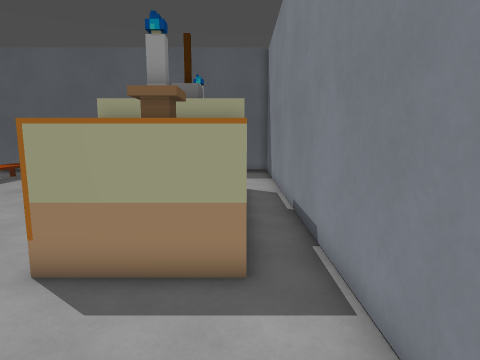
view 1 (above)

15 first-person views from a walk through a level from a Godot 3-D game. The camera is 1.3 m above the floor, tilts 8° down and sees 75° across. The floor is counted in squares, 0.5 m on a side. Each view is taken from the middle of a square. On the plan, view 1 faces up. The plan holds only what a view shows up to about 20 squares ahead; the rest is blank. Some surface patterns are stand-ins.

view 2
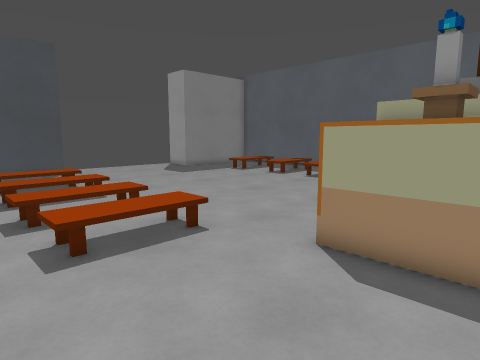

view 3
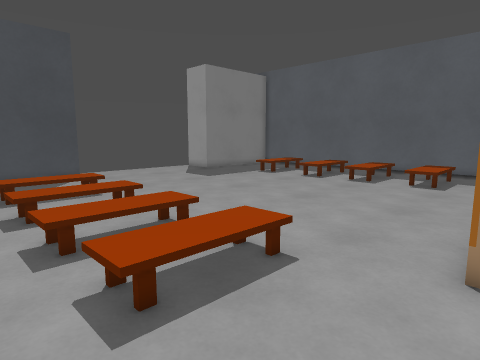

view 4
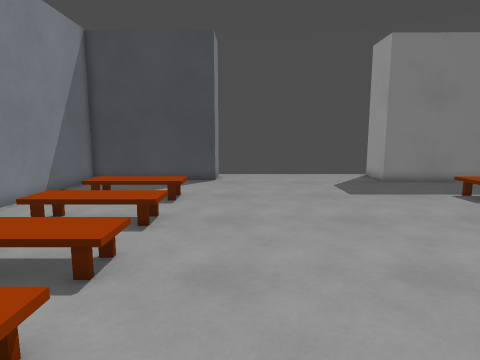

view 5
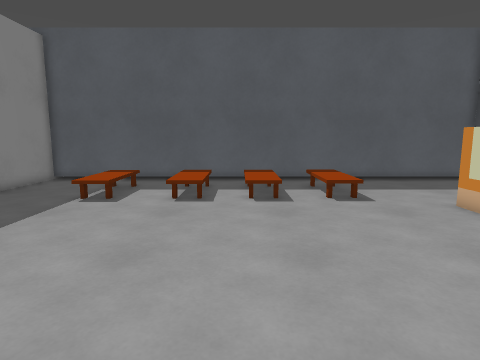

view 6
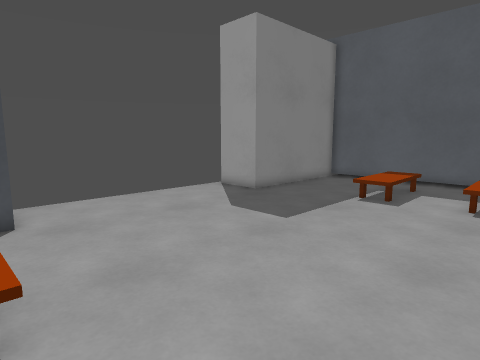

view 7
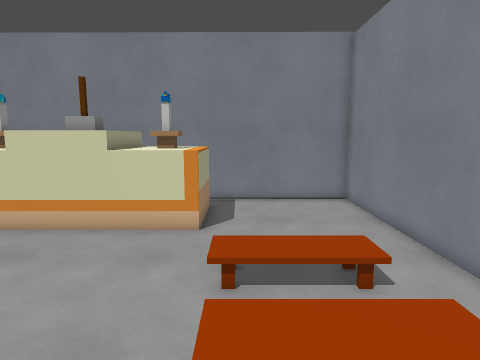

view 8
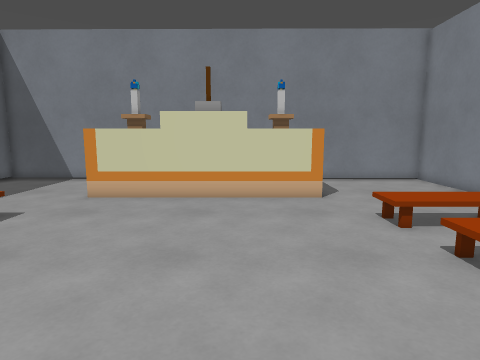

view 9
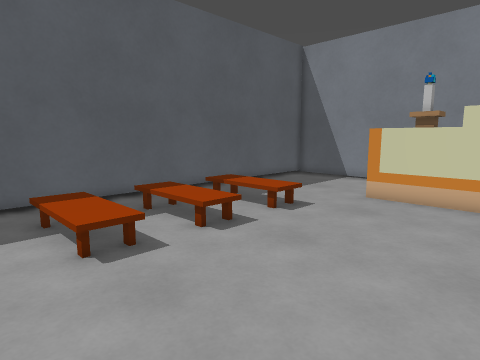

view 10
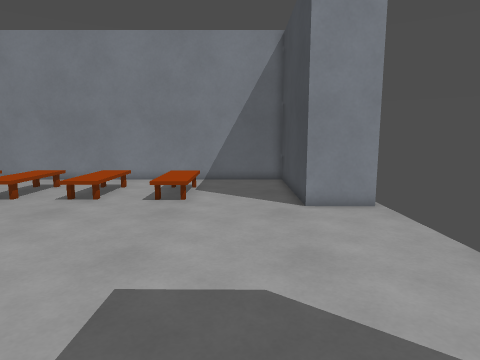

view 11
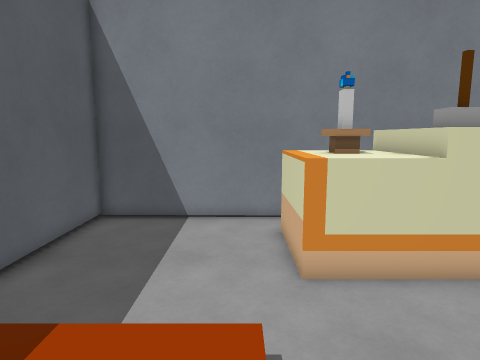

view 12
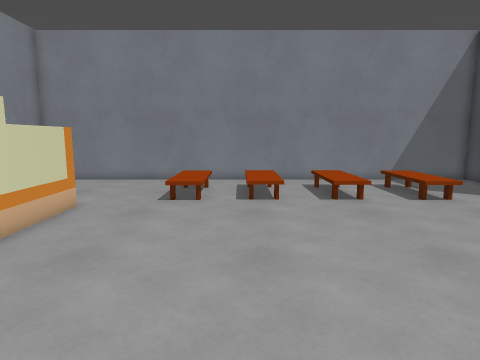

view 13
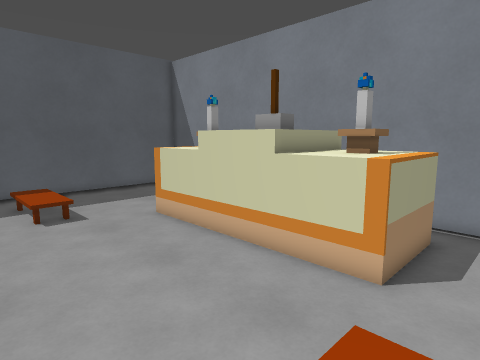

view 14
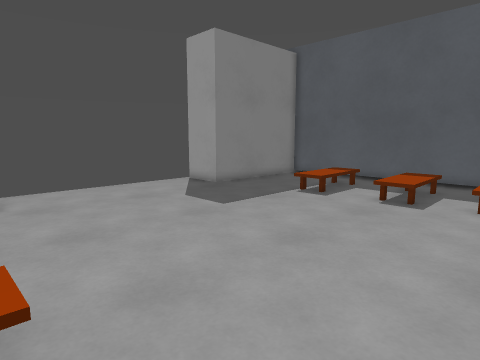

view 15
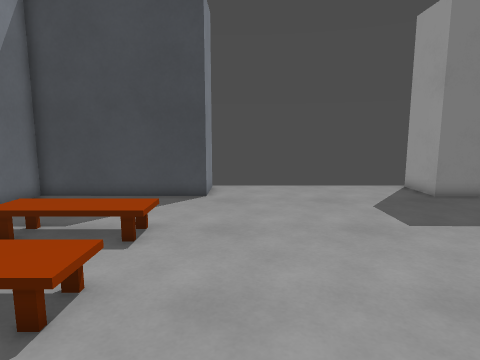

### Floor plan
Key: @ floor where view 1 was taken; # wall or solid block; . main floor; : floor 0.5 m higher than the main floor; / step, stairs or slope; ^ raised ledge; O other object.
Columns run from 26 left of view 1 to 2 right of it. Each row starts with its distance up from view 1.
 23    ##########################
 22    #.  .....................#
 21    #........................#
 20    #....O..OO./:..OO........#
 19    #....O..OO./:..OO........#
 18    #....O..OO./:..OO........#
 17   ##....O..OO./:..OO........#
 16  ###........................#
 15 #  ...................^^^^^.#
 14 ......................^^#^^.#
 13 ......................^^^^^.#
 12 ......................#^^^#.#
 11 ......................#    .#
 10 ......................#    .#
  9 ......................#^^^#.#
  8 ......................^^^^^.#
  7 ......................^^#^^.#
  6 ###...................^^^^^.#
  5  ###........................#
  4   ##....O..::./:..O.........#
  3    #....O..::./:..O.........#
  2    #....O..::./:..O.........#
  1    #....O..::./:..O.........#
  0    #......................@.#
 -1    #..........  ............#
 -2    ##########################

Where each view was taken, in squares from view 1:
view 1: 0 up, 0 right, facing up
view 2: 1 down, 0 right, facing up-left
view 3: 1 down, 3 left, facing up-left
view 4: 7 up, 5 left, facing left
view 5: 4 up, 12 left, facing up
view 6: 4 up, 13 left, facing up-left
view 7: 4 up, 15 left, facing right
view 8: 9 up, 17 left, facing right
view 9: 10 up, 17 left, facing up-right
view 10: 17 up, 21 left, facing down
view 11: 17 up, 11 left, facing right
view 12: 17 up, 10 left, facing down
view 13: 3 up, 11 left, facing up-right
view 14: 4 up, 10 left, facing up-left
view 15: 7 up, 10 left, facing left
